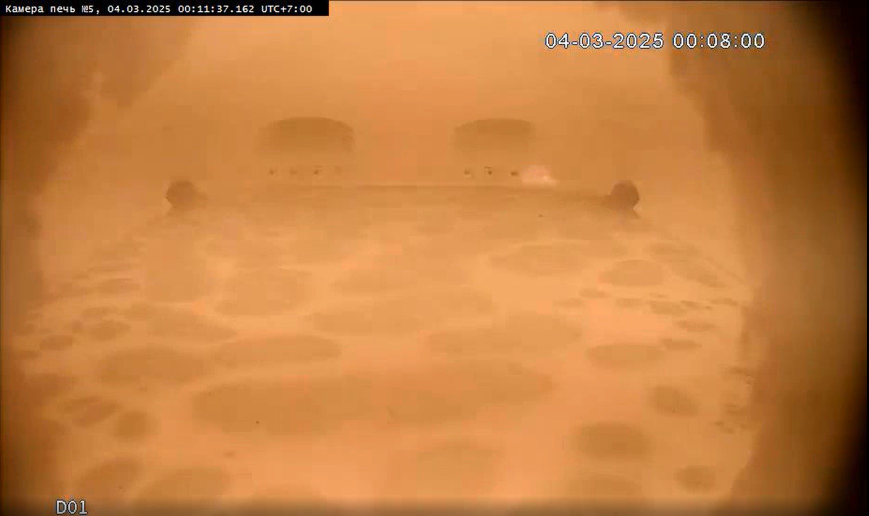
#> input picture data/Pyatna2.jpg, 1738 x 1032 px (shown at 1/2 size)
$ jupyter execute Watersheld_seg.ipynb
#> lines starting #> are read from the running program, lines starting #| are printed output that depends on the picture; after the words box and inside, x2 and y2 are one past the last pixel; in counts of white or black regions, pixels touching at a corner belong together
[cell 1]
import numpy as np
import cv2
import matplotlib.pyplot as plt
from skimage import morphology
from skimage.measure import label
import scipy.ndimage as ndi
from skimage.feature import peak_local_max
from skimage.segmentation import watershed

# Функции морфологической обработки
def erode(img, k_s=3, it=1):
    kernel = np.ones((k_s, k_s), 'uint8')
    return cv2.erode(img, kernel, iterations=it)

def dilate(img, k_s=3, it=1):
    kernel = np.ones((k_s, k_s), 'uint8')
    return cv2.dilate(img, kernel, iterations=it)

def del_small_areas(thresh, area_black=300, area_white=10):
    result = morphology.remove_small_objects(label(thresh), area_white)
    result[result > 0] = 255
    result = morphology.remove_small_objects(label(255 - result), area_black)
    result[result > 0] = 255
    return (255 - result).astype(np.uint8)  # Приведение к uint8

# Загрузка изображения
img = cv2.imread('data/Pyatna2.jpg', cv2.IMREAD_GRAYSCALE)
#> img: shape (1032, 1738); min 0, max 255, mean 140.3
img2 = cv2.imread('data/Pyatna2.jpg')
#> img2 is the input picture: shape (1032, 1738, 3); mean B, G, R 66.1, 127, 194.6
img2 = cv2.resize(img2, (813, 508))
#> img2: shape (508, 813, 3)
img2 = cv2.cvtColor(img2, cv2.COLOR_BGR2RGB)
img = cv2.resize(img, (813, 508))
#> img: shape (508, 813)
height, width = img.shape
#> height = 508; width = 813

# Задаём полигон
polygon_vertices = np.array([
    [50, 505],
    [677, 505],
    [708, 290],
    [543, 188],
    [194, 181],
    [47, 250]
], np.int32)

# Задаём полигон
polygon_vertices2 = np.array([
    [58, 507],
    [654, 505],
    [698, 257],
    [547, 178],
    [198, 175],
    [28, 275]
], np.int32)

# Создаём маску полигона
polygon_mask = np.zeros((height, width), dtype=np.uint8)
# cv2.fillPoly(polygon_mask, [polygon_vertices], 255)
cv2.fillPoly(polygon_mask, [polygon_vertices2], 255)
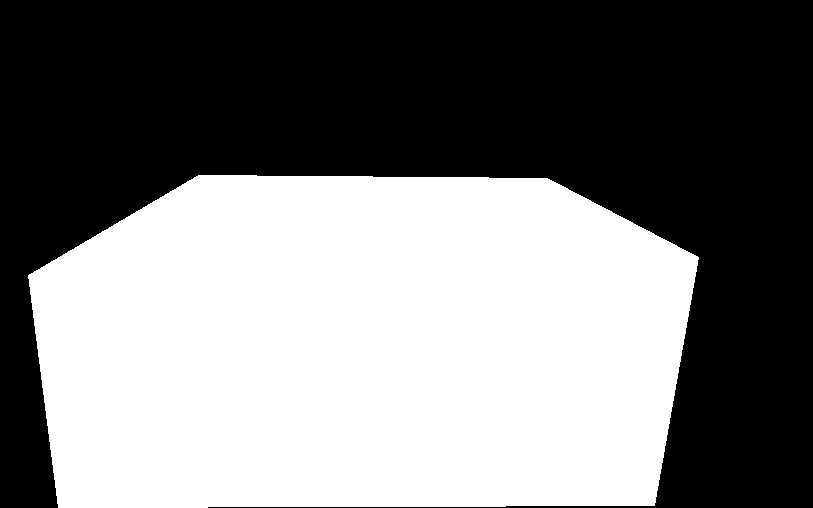
#> polygon_mask: shape (508, 813); 48% white; 1 white region, box (x1, y1, x2, y2) and area: (28, 175, 699, 508) 198253

# Выделяем маску на изображении
thresh_local_1 = cv2.adaptiveThreshold(img, 255, cv2.ADAPTIVE_THRESH_GAUSSIAN_C, cv2.THRESH_BINARY_INV, 151, 0)
#> thresh_local_1: shape (508, 813); 41.5% white; 763 white regions (669 under 20 px), largest, box (x1, y1, x2, y2) and area: (67, 68, 636, 281) 48874, (0, 0, 813, 508) 24376, (176, 354, 530, 437) 17803
thresh_local = del_small_areas(erode(dilate(thresh_local_1)))
#> in dilate, `return cv2.dilate(img, kernel, iterations=it)`:
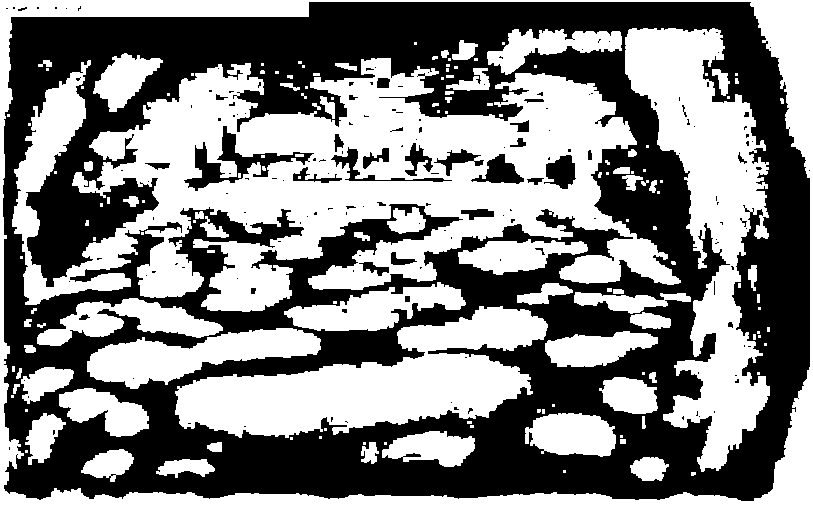
#> returned value: shape (508, 813); 51.1% white; 168 black regions (136 under 20 px), largest, box (x1, y1, x2, y2) and area: (3, 2, 810, 501) 194043, (184, 126, 314, 191) 2068, (471, 154, 524, 184) 775
#> in erode, `kernel = np.ones((k_s, k_s), 'uint8')`: kernel = [[1, 1, 1], [1, 1, 1], [1, 1, 1]]
#> in erode, `return cv2.erode(img, kernel, iterations=it)`: returned value: shape (508, 813); 44.1% white; 229 white regions (172 under 20 px), largest, box (x1, y1, x2, y2) and area: (13, 59, 680, 304) 64832, (0, 0, 813, 508) 25940, (176, 307, 547, 437) 22372
#> in del_small_areas, `result = morphology.remove_small_objects(label(thresh), area_white)`: result: shape (508, 813) int64; 68 distinct labels, from 0 to 229
#> in del_small_areas, `result = morphology.remove_small_objects(label(255 - result), area_bla..`:
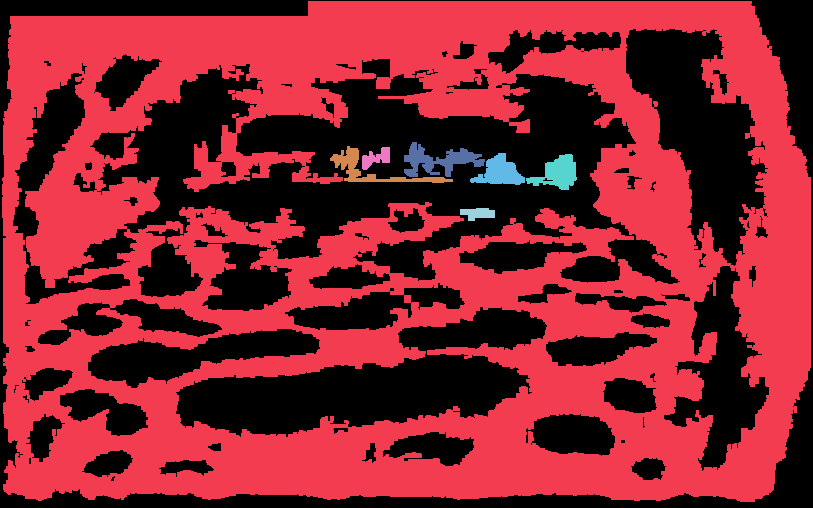
#> result: shape (508, 813) int64; 8 distinct labels, from 0 to 73; one colour per label, 0 black
#> in del_small_areas, `result[result > 0] = 255`:
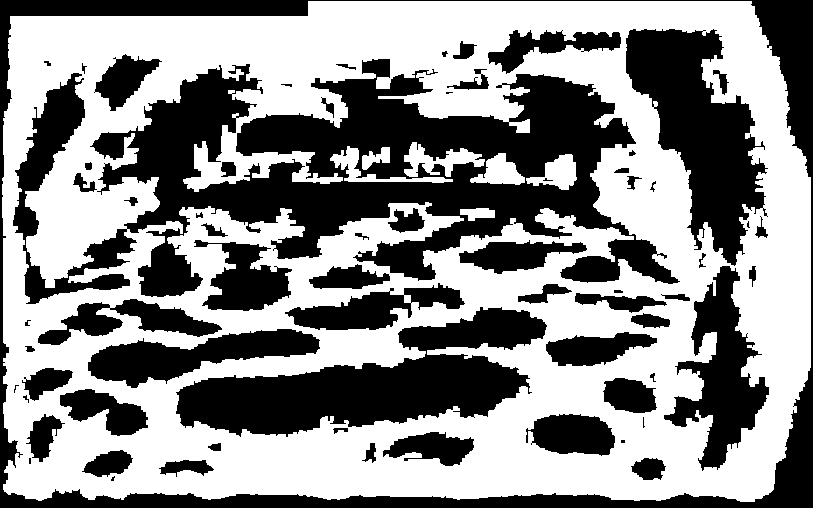
#> result: shape (508, 813) int64; 55.1% white; 67 black regions (10 under 20 px), largest, box (x1, y1, x2, y2) and area: (13, 59, 680, 304) 66951, (0, 0, 813, 508) 26109, (176, 307, 547, 437) 22449
thresh_local = cv2.morphologyEx(thresh_local, cv2.MORPH_CLOSE, np.ones((5,5), np.uint8))
#> thresh_local: shape (508, 813); 46% white; 44 white regions (3 under 20 px), largest, box (x1, y1, x2, y2) and area: (13, 59, 680, 311) 77964, (0, 0, 813, 508) 26333, (626, 29, 769, 471) 26093

# Оставляем только область внутри полигона
thresh_local = cv2.bitwise_and(thresh_local, polygon_mask)
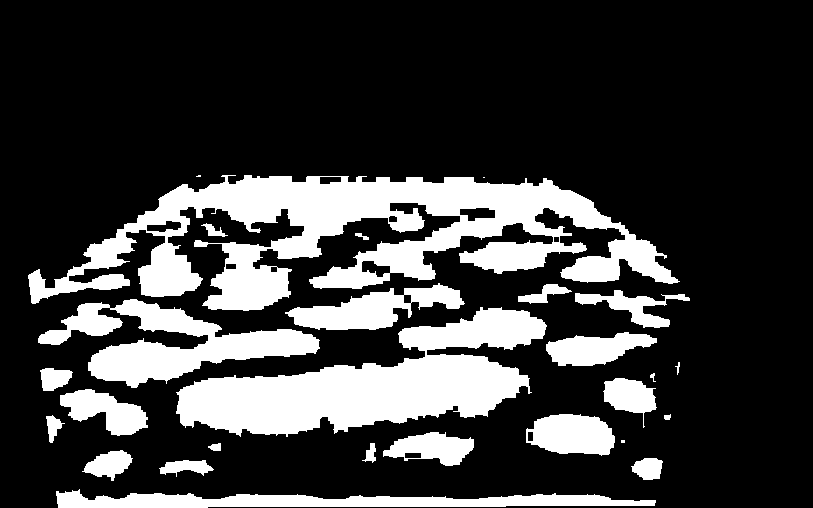
#> thresh_local: shape (508, 813); 23.4% white; 27 white regions (3 under 20 px)

cnts2, _ = cv2.findContours(thresh_local, cv2.RETR_TREE, cv2.CHAIN_APPROX_SIMPLE)
#> cnts2 = 38 contours, 5 with area under 20; largest, box (x1, y1, x2, y2) and area: (28, 175, 680, 311) 36552, (176, 307, 547, 437) 22103, (38, 299, 320, 388) 9570, (56, 489, 656, 508) 5754, (285, 283, 465, 330) 3833
image_with_contours = img2.copy()
cv2.drawContours(image_with_contours, cnts2, -1, (255, 0, 0), 1)
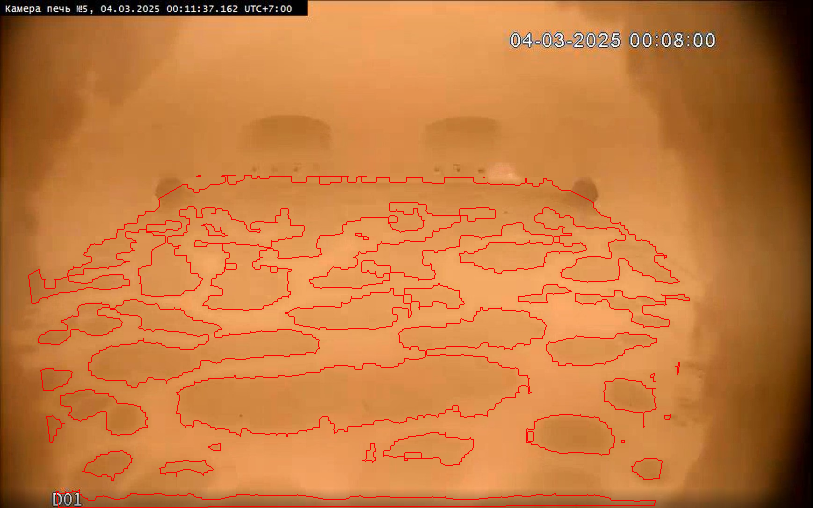
#> image_with_contours: shape (508, 813, 3); mean R, G, B 195.6, 123.2, 64

distance = ndi.distance_transform_edt(thresh_local)
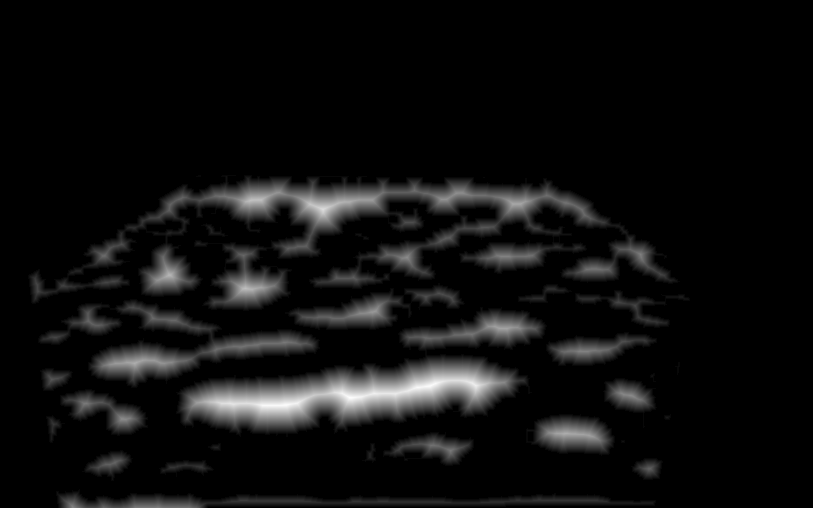
#> distance: shape (508, 813) float64; min 0, max 29.61, mean 1.7; drawn with min black and max white
local_max = peak_local_max(distance, min_distance=30, footprint=np.ones((3, 3)), labels=thresh_local)
#> local_max = 93 pairs, first value 176 to 471, second value 38 to 678
mask = np.zeros(distance.shape, dtype=bool)
mask[tuple(local_max.T)] = True
markers, _ = ndi.label(mask)
labels = watershed(-distance, markers, mask=thresh_local)
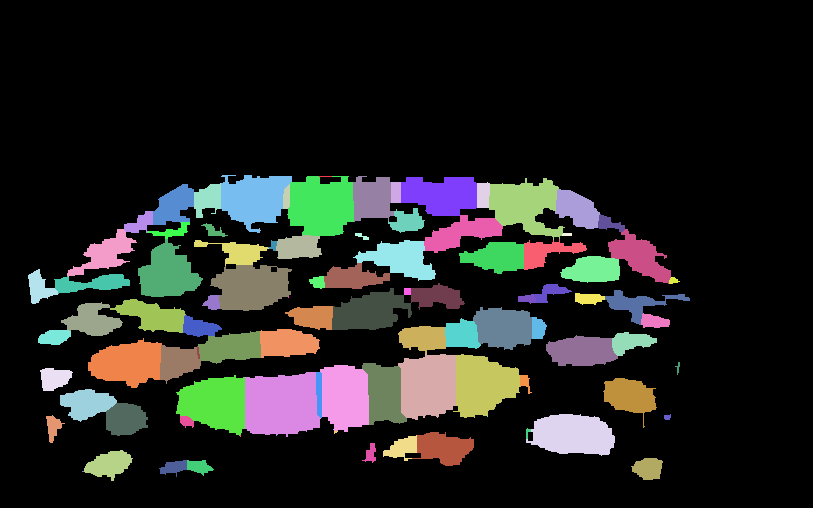
#> labels: shape (508, 813) int32; 94 distinct labels, from 0 to 93; one colour per label, 0 black

image_countours =cv2.cvtColor(img.copy(),cv2.COLOR_GRAY2BGR)
for label in np.unique(labels):
    if label == 0:
        continue
    mask = np.zeros(thresh_local.shape, dtype="uint8")
    mask[labels == label] = 255
    cnts = cv2.findContours(mask.copy(), cv2.RETR_EXTERNAL, cv2.CHAIN_APPROX_SIMPLE)
    cnts = cnts[0] if len(cnts) == 2 else cnts[1]
    cv2.drawContours(image_countours, cnts, -1, (0,255,0), 1)
#> this loop made 94 passes
#> cnts on passes 2, 3, 20, 24, 40, 42: [[[319, 176], [331, 176]]], [[[391, 182], [391, 202], [400, 202], [400, 182]]], 1 contour, all with area under 20, [[[133, 250], [134, 250]]], [[[404, 288], [404, 294], [410, 294], [410, 288]]], [[[288, 296], [288, 297]]]
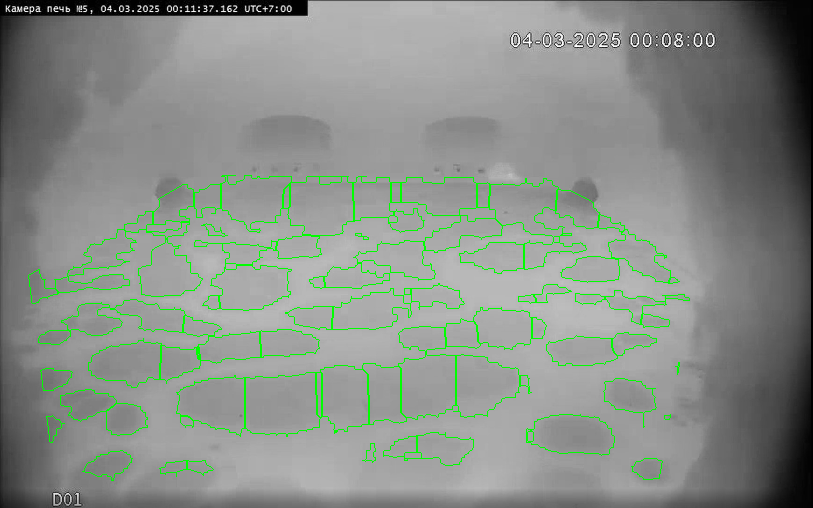
#> image_countours: shape (508, 813, 3); mean B, G, R 135.8, 142.8, 135.8
#> mask: shape (508, 813); 0% white in thin lines or dots, all inside (x1, y1, x2, y2) = (82, 471, 84, 472)

# Отображение контуров на черном фоне
blank = np.zeros_like(thresh_local)  # черное изображение того же размера
cv2.drawContours(blank, cnts2, -1, 255, 1)  # белые контуры (цвет = 255, толщина = 1)
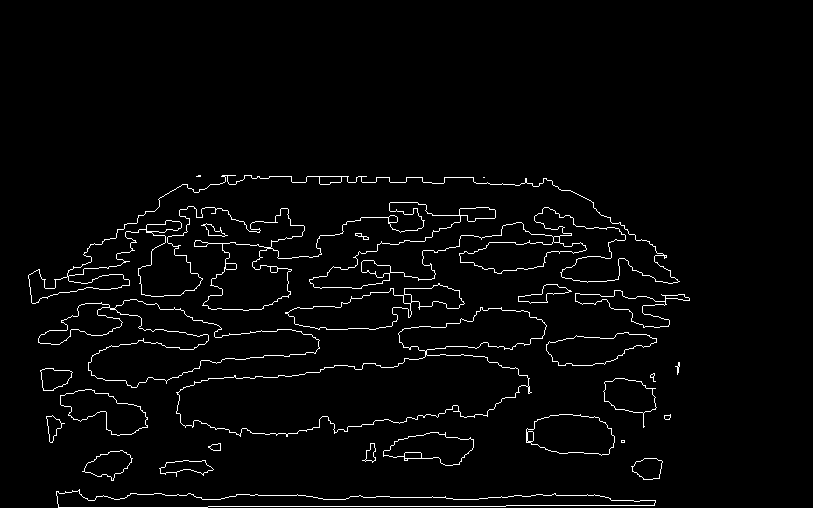
#> blank: shape (508, 813); 2.6% white in thin lines or dots, all inside (x1, y1, x2, y2) = (28, 175, 690, 508)

fig, axes = plt.subplots(nrows=6, figsize=(40, 20), sharex=True, sharey=True)
ax = axes.ravel()
ax[0].imshow(img2)
ax[0].set_title('Оригинальное\nизображение')
ax[1].imshow(labels, cmap=plt.cm.nipy_spectral)
ax[1].set_title('Сегментация\nводораздела')
ax[2].imshow(image_countours, cmap=plt.cm.nipy_spectral)
ax[2].set_title('Найденные\nграницы')
ax[3].imshow(thresh_local, cmap=plt.cm.gray)
ax[3].set_title('Исходная маска\nсегментации')
ax[4].imshow(image_with_contours)
ax[4].set_title('Контуры по маске')
ax[5].imshow(blank, cmap='gray')
ax[5].set_title('Контуры на чёрном фоне')

for a in ax:
    a.set_axis_off()
fig.tight_layout()
plt.show()

[cell 2]
height, width = img.shape

[cell 3]
print(height, width)
#| 508 813

$ run again, with data/New_kadr.jpg copied over data/Pyatna2.jpg
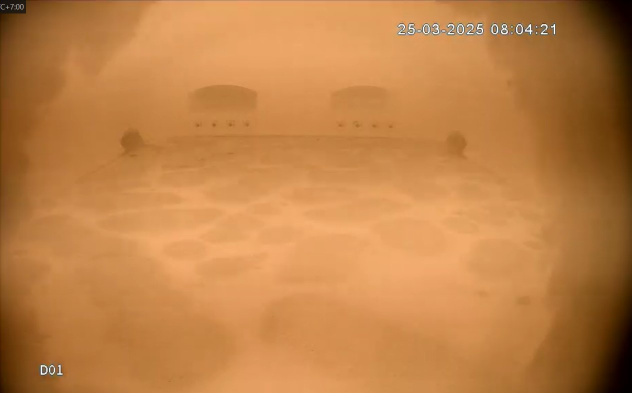
#> input picture data/New_kadr.jpg, 1264 x 786 px (shown at 1/2 size)
#> img2 is the input picture: shape (786, 1264, 3); mean B, G, R 71.1, 129.3, 191.4
#> polygon_mask: shape (508, 813); 48% white; 1 white region, box (x1, y1, x2, y2) and area: (28, 175, 699, 508) 198253
#> thresh_local_1: shape (508, 813); 46.3% white; 639 white regions (555 under 20 px), largest, box (x1, y1, x2, y2) and area: (93, 308, 680, 508) 49971, (68, 72, 681, 275) 49763, (0, 0, 813, 508) 23410
#> kernel = [[1, 1, 1], [1, 1, 1], [1, 1, 1]]
#> cnts2 = 42 contours, 8 with area under 20; largest, box (x1, y1, x2, y2) and area: (47, 308, 669, 508) 55538, (94, 175, 681, 275) 31522, (257, 263, 477, 368) 8228, (480, 283, 577, 332) 3127, (365, 242, 526, 286) 3110
#> image_with_contours: shape (508, 813, 3); mean R, G, B 192.3, 126.1, 69.3
#> local_max = 84 pairs, first value 191 to 477, second value 36 to 684
#> labels: shape (508, 813) int32; 85 distinct labels, from 0 to 84
#> the loop `for label in np.unique(labels):` made 85 passes
#> cnts on passes 15, 51: [[[206, 235], [207, 235]]], [[[460, 345], [461, 345]]]
#> after the loop `for label in np.unique(labels):`:
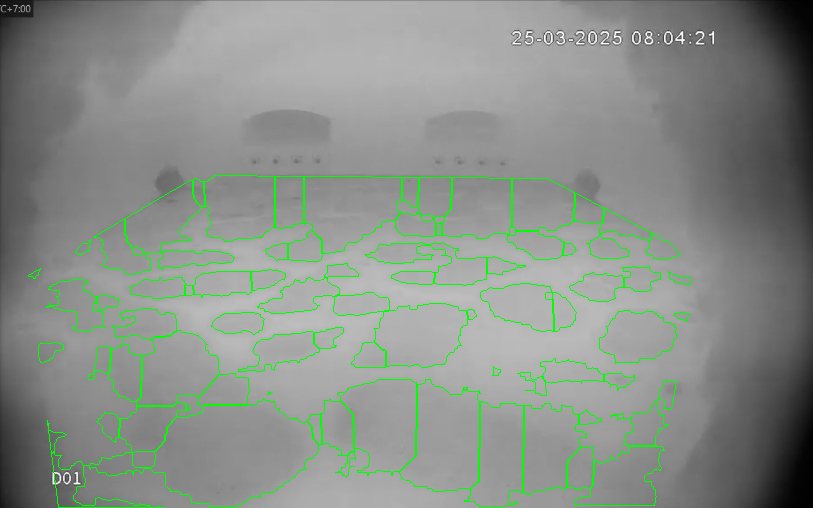
#> image_countours: shape (508, 813, 3); mean B, G, R 136.9, 144, 136.9
#> `cv2.drawContours(blank, cnts2, -1, 255, 1)`:
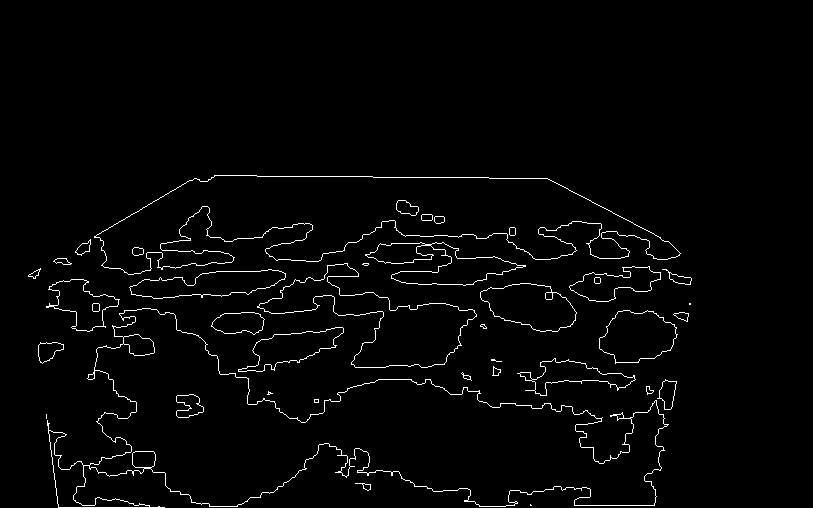
#> blank: shape (508, 813); 2.2% white in thin lines or dots, all inside (x1, y1, x2, y2) = (28, 175, 692, 508)
#| 508 813
